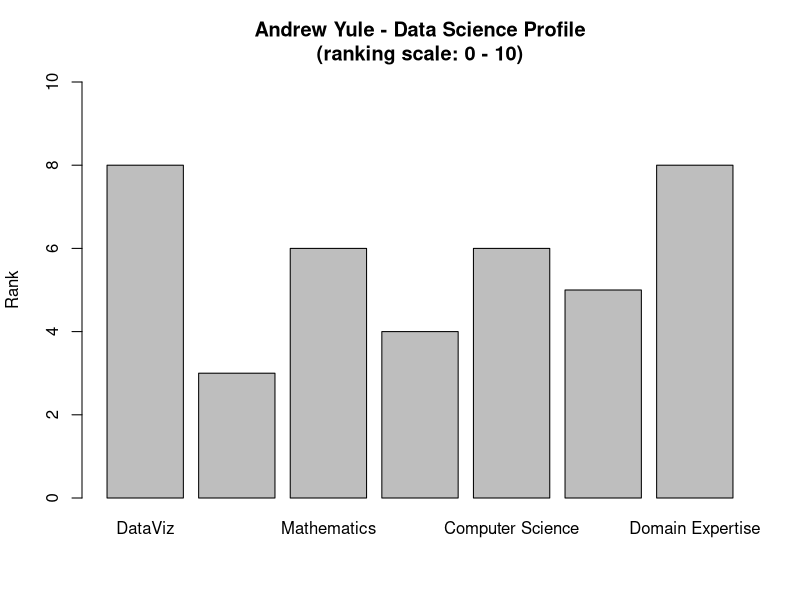
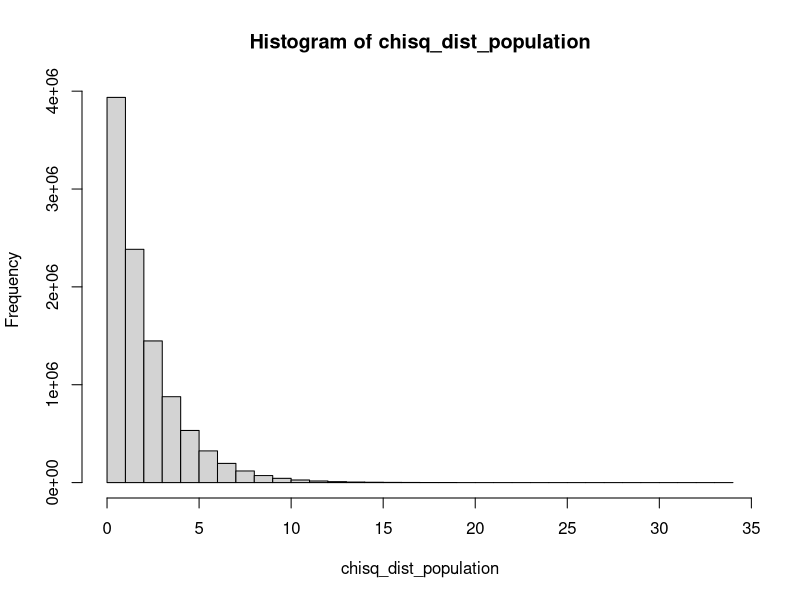
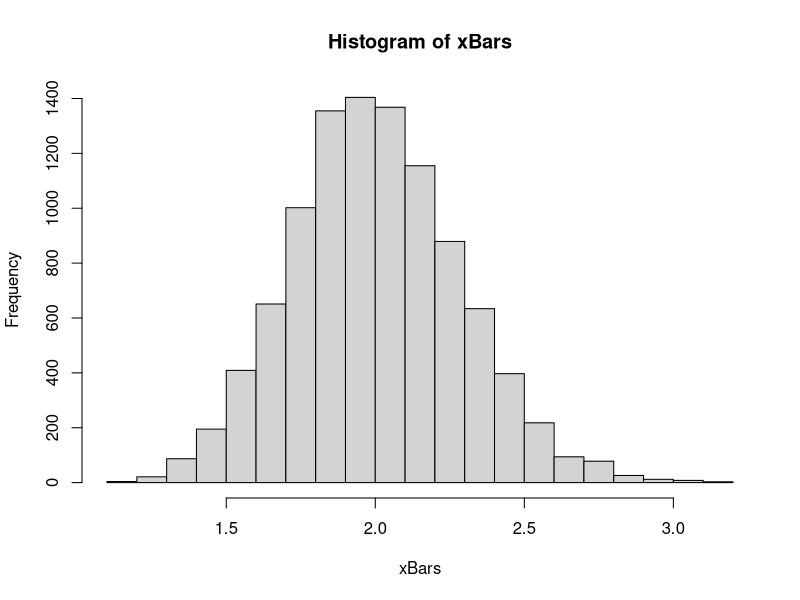

These figures' R source, in order:
## ---- chunk 1
# Summary of the Iris data
summary(iris$Sepal.Length)
## ---- chunk 2
# Data science profile

categories = c("DataViz", "Machine Learning", "Mathematics", "Statistics", "Computer Science"," Communication", "Domain Expertise")
rankings = c(8, 3, 6, 4, 6, 5, 8)

barplot(rankings, names.arg = categories, xlab = "", ylab = "Rank", main = "Andrew Yule - Data Science Profile\n(ranking scale: 0 - 10)", ylim = c(0,10))

## ---- chunk 3
# CLT

chisq_dist_population = rchisq(10000000, 2)

hist(chisq_dist_population)

mean(chisq_dist_population)
sd(chisq_dist_population)

summary(chisq_dist_population)
sd(chisq_dist_population)

xBars = c()
for (i in 1:10000) {
  xBars = c(xBars, mean(rchisq(50, 2)))
}

hist(xBars)
mean(xBars)
sd(xBars)

## ---- chunk 4
# 6-step TTest

sample = c(25, 19, 37, 29, 40, 28, 31)

t.test(sample, mu = 21)

tStat = (mean(sample) - 21) / (sd(sample) / sqrt(length(sample)))

pt(tStat, df = length(sample) - 1, lower.tail = FALSE) * 2

pt(tStat, df = length(sample) - 1, lower.tail = FALSE)

